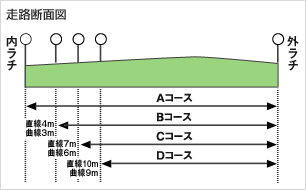
#> input picture references/jra/chukyo/pic_course_danmen.png, 306 x 190 px
$ python -i footage.py   (imports and definitions only)
#> lines starting #> are read from the running program, lines starting #| are printed output that depends on the picture
"""Video timestamps and independent inventory. Frame zero is the first displayed frame."""
from contextlib import contextmanager
import math

import cv2
import numpy as np


@contextmanager
def reader(path):
    cap = cv2.VideoCapture(str(path), cv2.CAP_FFMPEG)
    try:
        if not cap.isOpened():
            raise ValueError(f"Cannot decode {path.name}")
        yield cap
    finally:
        cap.release()


def frames(cap):
    previous = -1.0
    index = 0
    while True:
        ok, image = cap.read()
        if not ok:
            break
        t = cap.get(cv2.CAP_PROP_POS_MSEC) / 1000.0
        if not math.isfinite(t) or t <= previous:
            raise ValueError(f"Invalid presentation timestamp at frame {index}")
        yield index, t, image
        index += 1
        previous = t


def motion(a, b):
    pts = cv2.goodFeaturesToTrack(a, 160, .02, 8)
    if pts is None or len(pts) < 8:
        return None
    target, status, _ = cv2.calcOpticalFlowPyrLK(a, b, pts, None)
    ok = status.ravel().astype(bool)
    if ok.sum() < 8:
        return None
    m, inliers = cv2.estimateAffinePartial2D(pts[ok], target[ok], ransacReprojThreshold=2)
    if m is None or inliers.sum() < max(8, len(pts) * .35):
        return None
    return m


def inspect(path):
    previous = None
    cuts, pans, zooms = [], [], []
    timestamps = []
    with reader(path) as cap:
        fps = cap.get(cv2.CAP_PROP_FPS)
        if not math.isfinite(fps) or fps <= 0:
            raise ValueError("Missing nominal FPS")
        for i, t, image in frames(cap):
            h, w = image.shape[:2]
            timestamps.append(t)
            small = cv2.resize(image, (320, max(32, round(h * 320 / w))))
            gray = cv2.cvtColor(small, cv2.COLOR_BGR2GRAY)
            if previous is not None:
                m = motion(previous, gray)
                if m is None and cv2.absdiff(previous, gray).mean() > 28:
                    cuts.append(i)
                if m is not None:
                    center = np.array([gray.shape[1] / 2, gray.shape[0] / 2])
                    if np.linalg.norm(m[:, :2] @ center + m[:, 2] - center) > 1.0:
                        pans.append(i)
                    if abs(np.linalg.norm(m[:, 0]) - 1) > .002:
                        zooms.append(i)
            previous = gray
#> this loop made 1 pass
#> (h, w) on pass 1: (190, 306)
#> pass 1, in inspect, `small = cv2.resize(image, (320, max(32, round(h * 320 / w))))`:
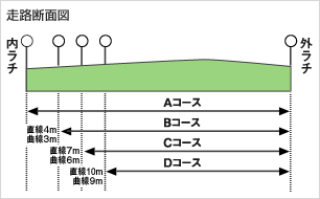
#> small: shape (199, 320, 3); mean B, G, R 224, 233.4, 226.9
#> pass 1, in inspect, `gray = cv2.cvtColor(small, cv2.COLOR_BGR2GRAY)`:
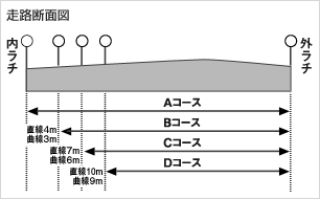
#> gray: shape (199, 320); min 0, max 255, mean 230.4
#> after the loop, cuts = []; pans = []; timestamps = [0]; zooms = []
    if not timestamps:
        raise ValueError("Empty video")
    intervals = np.diff(timestamps)
    tail = float(np.median(intervals)) if len(intervals) else 1 / fps
    return dict(file=path.name, width=w, height=h, fps=fps, frames=len(timestamps),
                duration_s=timestamps[-1] - timestamps[0] + tail,
                min_frame_s=float(min(intervals, default=tail)), max_frame_s=float(max(intervals, default=tail)),
                candidate_cuts=cuts, candidate_pan_ranges=ranges(pans), candidate_zoom_ranges=ranges(zooms),
                confirmed_cuts=None, pan=None, zoom=None, all_horses_visible_ranges=None)


def ranges(indices):
    result = []
    for i in indices:
        if result and i == result[-1][1] + 1:
            result[-1][1] = i
        else:
            result.append([i, i])
    return result

#> (the run stopped early here; a loop or call above may not have finished)
